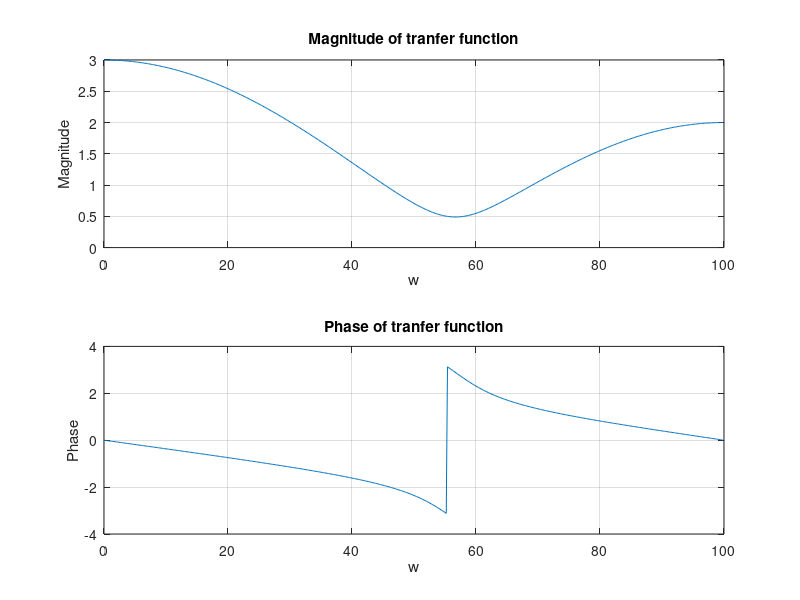
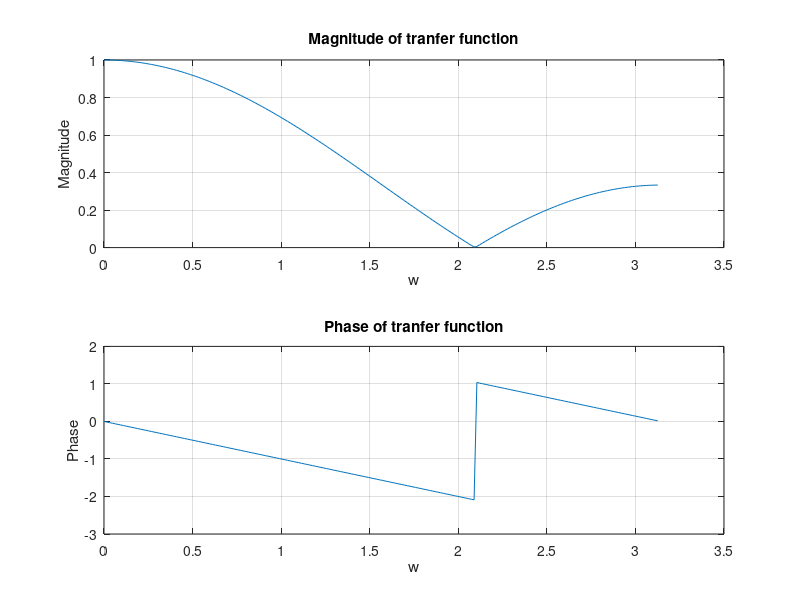

These charts were generated, in order, by the following MATLAB code:
clear;

% Question 1
y = [((1/3)*2) ((1/3)*1) 1];
x = [((1/3)*2) 0 0];
M = 500;
fs = 200;
[h,w] = freqz(y,x,M,fs);

figure(1)

subplot(2,1,1)
plot(w,abs(h));
grid on;
title('Magnitude of tranfer function')
xlabel('w')
ylabel('Magnitude')

subplot(2,1,2)
plot(w,angle(h));
grid on;
title('Phase of tranfer function')
xlabel('w')
ylabel('Phase')

% Question 2
for n = 0:fs-1
  W(n+1) = pi/fs*n;
end

for n = 0:fs-1
  H(n+1) = 1/3 * (2 * cos(W(n+1)) + 1) * exp(j * -W(n+1));
end

figure(2)
subplot(2, 1, 1)
plot(W, abs(H))
grid on
title('Magnitude of tranfer function')
xlabel('w')
ylabel('Magnitude')

subplot(2, 1, 2)
plot(W, angle(H))
grid on
title('Phase of tranfer function')
xlabel('w')
ylabel('Phase')
